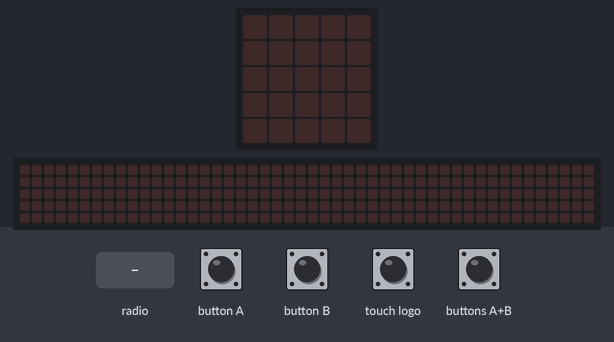
Simulated run of this program. Board: BBC micro:bit (MakeCode). On the bench: the board's 5×5 LED display, a strip that is not on the board, showing the scrolling text unrolled. Inputs (shaded band) come from the test bench. The 48×5 strip is a reading aid, not a part: it shows the text the display is scrolling, unrolled, one strip-width of it at a time.

Above: at 1.2 s.
1.3 s: radio message "P2" arrives
At 3.77 s:
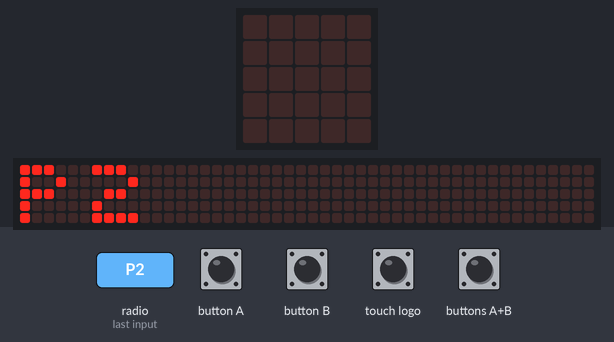
4.3 s: radio message "stop" arrives
At 4.37 s:
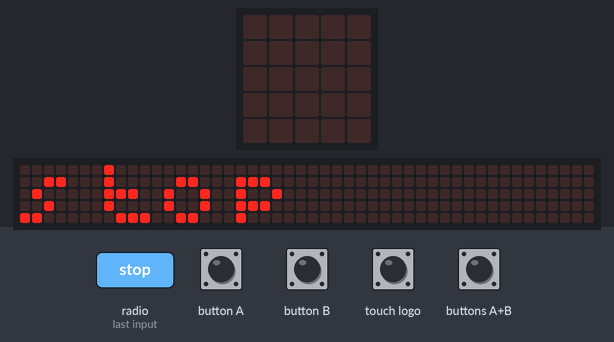
7.3 s: radio message "P1" arrives
At 8.87 s:
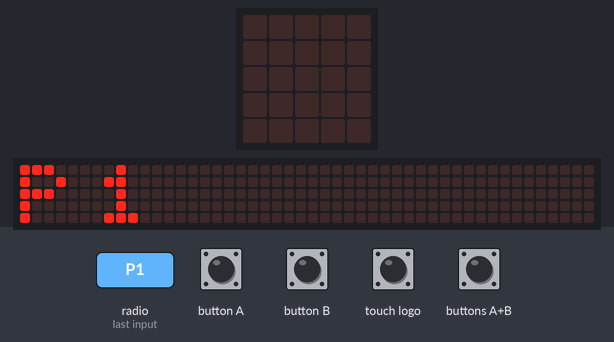
Timing chart, 0 to 10.4 s (numbered marks = the images above; inputs shaded):
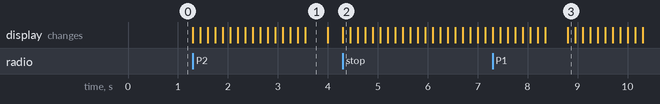

The program:

main.ts
```typescript
input.onLogoEvent(TouchButtonEvent.Touched, function () {
    radio.sendString("stop")
})
input.onButtonPressed(Button.A, function () {
    radio.sendString("P2")
})
input.onButtonPressed(Button.AB, function () {
    radio.sendString("P1")
})
input.onButtonPressed(Button.B, function () {
    radio.sendString("P3")
})
radio.setGroup(1)
basic.forever(function () {
    if (control.deviceSerialNumber() % 2 == 0) {
        radio.setGroup(1)
    } else {
        radio.setGroup(1)
        radio.onReceivedString(function (name) {
            basic.showString(name)
        })
    }
})
```

test.ts
```typescript
// tests gaan hier; deze zal niet worden gecompileerd wanneer dit pakket wordt gebruikt als extensie.
```

Measured:
- after the input at 1.3 s, the display: changes at once (image 1)
- after the input at 4.3 s, the display: changes at once (image 2)
- after the input at 7.3 s, the display: first differs from a run without the input after 1.5 s (image 3)
- what the display in image 1 shows lasts 0.4 s, from 3.6 s to 4.0 s
